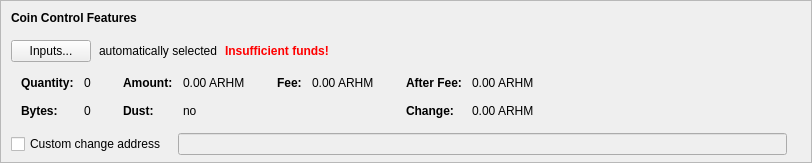
    <widget class="QFrame" name="frameCoinControl">
     <property name="sizePolicy">
      <sizepolicy hsizetype="Expanding" vsizetype="Expanding">
       <horstretch>0</horstretch>
       <verstretch>0</verstretch>
      </sizepolicy>
     </property>
     <property name="maximumSize">
      <size>
       <width>16777215</width>
       <height>16777215</height>
      </size>
     </property>
     <property name="frameShape">
      <enum>QFrame::StyledPanel</enum>
     </property>
     <property name="frameShadow">
      <enum>QFrame::Sunken</enum>
     </property>
     <layout class="QVBoxLayout" name="verticalLayoutCoinControl2">
      <property name="spacing">
       <number>0</number>
      </property>
      <property name="leftMargin">
       <number>0</number>
      </property>
      <property name="topMargin">
       <number>0</number>
      </property>
      <property name="rightMargin">
       <number>0</number>
      </property>
      <property name="bottomMargin">
       <number>6</number>
      </property>
      <item>
       <layout class="QVBoxLayout" name="verticalLayoutCoinControl" stretch="0,0,0,0,1">
        <property name="spacing">
         <number>0</number>
        </property>
        <property name="leftMargin">
         <number>10</number>
        </property>
        <property name="topMargin">
         <number>10</number>
        </property>
        <item>
         <layout class="QHBoxLayout" name="horizontalLayoutCoinControl1">
          <property name="bottomMargin">
           <number>15</number>
          </property>
          <item>
           <widget class="QLabel" name="labelCoinControlFeatures">
            <property name="sizePolicy">
             <sizepolicy hsizetype="Preferred" vsizetype="Maximum">
              <horstretch>0</horstretch>
              <verstretch>0</verstretch>
             </sizepolicy>
            </property>
            <property name="font">
             <font>
              <weight>75</weight>
              <bold>true</bold>
             </font>
            </property>
            <property name="styleSheet">
             <string notr="true">font-weight:bold;</string>
            </property>
            <property name="text">
             <string>Coin Control Features</string>
            </property>
           </widget>
          </item>
         </layout>
        </item>
        <item>
         <layout class="QHBoxLayout" name="horizontalLayoutCoinControl2" stretch="0,0,0,0">
          <property name="spacing">
           <number>8</number>
          </property>
          <property name="bottomMargin">
           <number>10</number>
          </property>
          <item>
           <widget class="QPushButton" name="pushButtonCoinControl">
            <property name="styleSheet">
             <string notr="true"/>
            </property>
            <property name="text">
             <string>Inputs...</string>
            </property>
            <property name="autoDefault">
             <bool>false</bool>
            </property>
           </widget>
          </item>
          <item>
           <widget class="QLabel" name="labelCoinControlAutomaticallySelected">
            <property name="text">
             <string>automatically selected</string>
            </property>
            <property name="margin">
             <number>5</number>
            </property>
           </widget>
          </item>
          <item>
           <widget class="QLabel" name="labelCoinControlInsuffFunds">
            <property name="font">
             <font>
              <weight>75</weight>
              <bold>true</bold>
             </font>
            </property>
            <property name="styleSheet">
             <string notr="true">color:red;font-weight:bold;</string>
            </property>
            <property name="text">
             <string>Insufficient funds!</string>
            </property>
            <property name="margin">
             <number>5</number>
            </property>
           </widget>
          </item>
          <item>
           <spacer name="horizontalSpacerCoinControl">
            <property name="orientation">
             <enum>Qt::Horizontal</enum>
            </property>
            <property name="sizeHint" stdset="0">
             <size>
              <width>40</width>
              <height>1</height>
             </size>
            </property>
           </spacer>
          </item>
         </layout>
        </item>
        <item>
         <widget class="QWidget" name="widgetCoinControl" native="true">
          <property name="sizePolicy">
           <sizepolicy hsizetype="Preferred" vsizetype="Preferred">
            <horstretch>0</horstretch>
            <verstretch>0</verstretch>
           </sizepolicy>
          </property>
          <property name="minimumSize">
           <size>
            <width>0</width>
            <height>0</height>
           </size>
          </property>
          <property name="styleSheet">
           <string notr="true"/>
          </property>
          <layout class="QHBoxLayout" name="horizontalLayoutCoinControl5">
           <property name="leftMargin">
            <number>0</number>
           </property>
           <property name="topMargin">
            <number>0</number>
           </property>
           <property name="rightMargin">
            <number>0</number>
           </property>
           <property name="bottomMargin">
            <number>0</number>
           </property>
           <item>
            <layout class="QHBoxLayout" name="horizontalLayoutCoinControl3" stretch="0,0,0,1">
             <property name="spacing">
              <number>20</number>
             </property>
             <property name="topMargin">
              <number>0</number>
             </property>
             <property name="bottomMargin">
              <number>10</number>
             </property>
             <item>
              <layout class="QFormLayout" name="formLayoutCoinControl1">
               <property name="horizontalSpacing">
                <number>10</number>
               </property>
               <property name="verticalSpacing">
                <number>14</number>
               </property>
               <property name="leftMargin">
                <number>10</number>
               </property>
               <property name="topMargin">
                <number>4</number>
               </property>
               <property name="rightMargin">
                <number>6</number>
               </property>
               <item row="0" column="0">
                <widget class="QLabel" name="labelCoinControlQuantityText">
                 <property name="font">
                  <font>
                   <weight>75</weight>
                   <bold>true</bold>
                  </font>
                 </property>
                 <property name="text">
                  <string>Quantity:</string>
                 </property>
                 <property name="margin">
                  <number>0</number>
                 </property>
                </widget>
               </item>
               <item row="0" column="1">
                <widget class="QLabel" name="labelCoinControlQuantity">
                 <property name="cursor">
                  <cursorShape>IBeamCursor</cursorShape>
                 </property>
                 <property name="contextMenuPolicy">
                  <enum>Qt::ActionsContextMenu</enum>
                 </property>
                 <property name="text">
                  <string notr="true">0</string>
                 </property>
                 <property name="margin">
                  <number>0</number>
                 </property>
                 <property name="textInteractionFlags">
                  <set>Qt::LinksAccessibleByMouse|Qt::TextSelectableByKeyboard|Qt::TextSelectableByMouse</set>
                 </property>
                </widget>
               </item>
               <item row="1" column="0">
                <widget class="QLabel" name="labelCoinControlBytesText">
                 <property name="font">
                  <font>
                   <weight>75</weight>
                   <bold>true</bold>
                  </font>
                 </property>
                 <property name="text">
                  <string>Bytes:</string>
                 </property>
                </widget>
               </item>
               <item row="1" column="1">
                <widget class="QLabel" name="labelCoinControlBytes">
                 <property name="cursor">
                  <cursorShape>IBeamCursor</cursorShape>
                 </property>
                 <property name="contextMenuPolicy">
                  <enum>Qt::ActionsContextMenu</enum>
                 </property>
                 <property name="text">
                  <string notr="true">0</string>
                 </property>
                 <property name="textInteractionFlags">
                  <set>Qt::LinksAccessibleByMouse|Qt::TextSelectableByKeyboard|Qt::TextSelectableByMouse</set>
                 </property>
                </widget>
               </item>
              </layout>
             </item>
             <item>
              <layout class="QFormLayout" name="formLayoutCoinControl2">
               <property name="horizontalSpacing">
                <number>10</number>
               </property>
               <property name="verticalSpacing">
                <number>14</number>
               </property>
               <property name="leftMargin">
                <number>6</number>
               </property>
               <property name="topMargin">
                <number>4</number>
               </property>
               <property name="rightMargin">
                <number>6</number>
               </property>
               <item row="0" column="0">
                <widget class="QLabel" name="labelCoinControlAmountText">
                 <property name="font">
                  <font>
                   <weight>75</weight>
                   <bold>true</bold>
                  </font>
                 </property>
                 <property name="text">
                  <string>Amount:</string>
                 </property>
                 <property name="margin">
                  <number>0</number>
                 </property>
                </widget>
               </item>
               <item row="0" column="1">
                <widget class="QLabel" name="labelCoinControlAmount">
                 <property name="cursor">
                  <cursorShape>IBeamCursor</cursorShape>
                 </property>
                 <property name="contextMenuPolicy">
                  <enum>Qt::ActionsContextMenu</enum>
                 </property>
                 <property name="text">
                  <string notr="true">0.00 ARHM</string>
                 </property>
                 <property name="textInteractionFlags">
                  <set>Qt::LinksAccessibleByMouse|Qt::TextSelectableByKeyboard|Qt::TextSelectableByMouse</set>
                 </property>
                </widget>
               </item>
               <item row="1" column="0">
                <widget class="QLabel" name="labelCoinControlLowOutputText">
                 <property name="font">
                  <font>
                   <weight>75</weight>
                   <bold>true</bold>
                  </font>
                 </property>
                 <property name="text">
                  <string>Dust:</string>
                 </property>
                </widget>
               </item>
               <item row="1" column="1">
                <widget class="QLabel" name="labelCoinControlLowOutput">
                 <property name="cursor">
                  <cursorShape>IBeamCursor</cursorShape>
                 </property>
                 <property name="contextMenuPolicy">
                  <enum>Qt::ActionsContextMenu</enum>
                 </property>
                 <property name="text">
                  <string notr="true">no</string>
                 </property>
                 <property name="textInteractionFlags">
                  <set>Qt::LinksAccessibleByMouse|Qt::TextSelectableByKeyboard|Qt::TextSelectableByMouse</set>
                 </property>
                </widget>
               </item>
              </layout>
             </item>
             <item>
              <layout class="QFormLayout" name="formLayoutCoinControl3">
               <property name="horizontalSpacing">
                <number>10</number>
               </property>
               <property name="verticalSpacing">
                <number>14</number>
               </property>
               <property name="leftMargin">
                <number>6</number>
               </property>
               <property name="topMargin">
                <number>4</number>
               </property>
               <property name="rightMargin">
                <number>6</number>
               </property>
               <item row="0" column="0">
                <widget class="QLabel" name="labelCoinControlFeeText">
                 <property name="font">
                  <font>
                   <weight>75</weight>
                   <bold>true</bold>
                  </font>
                 </property>
                 <property name="text">
                  <string>Fee:</string>
                 </property>
                 <property name="margin">
                  <number>0</number>
                 </property>
                </widget>
               </item>
               <item row="0" column="1">
                <widget class="QLabel" name="labelCoinControlFee">
                 <property name="cursor">
                  <cursorShape>IBeamCursor</cursorShape>
                 </property>
                 <property name="contextMenuPolicy">
                  <enum>Qt::ActionsContextMenu</enum>
                 </property>
                 <property name="text">
                  <string notr="true">0.00 ARHM</string>
                 </property>
                 <property name="textInteractionFlags">
                  <set>Qt::LinksAccessibleByMouse|Qt::TextSelectableByKeyboard|Qt::TextSelectableByMouse</set>
                 </property>
                </widget>
               </item>
             </layout>
             </item>
             <item>
              <layout class="QFormLayout" name="formLayoutCoinControl4">
               <property name="horizontalSpacing">
                <number>10</number>
               </property>
               <property name="verticalSpacing">
                <number>14</number>
               </property>
               <property name="leftMargin">
                <number>6</number>
               </property>
               <property name="topMargin">
                <number>4</number>
               </property>
               <property name="rightMargin">
                <number>6</number>
               </property>
               <item row="0" column="0">
                <widget class="QLabel" name="labelCoinControlAfterFeeText">
                 <property name="font">
                  <font>
                   <weight>75</weight>
                   <bold>true</bold>
                  </font>
                 </property>
                 <property name="text">
                  <string>After Fee:</string>
                 </property>
                 <property name="margin">
                  <number>0</number>
                 </property>
                </widget>
               </item>
               <item row="0" column="1">
                <widget class="QLabel" name="labelCoinControlAfterFee">
                 <property name="cursor">
                  <cursorShape>IBeamCursor</cursorShape>
                 </property>
                 <property name="contextMenuPolicy">
                  <enum>Qt::ActionsContextMenu</enum>
                 </property>
                 <property name="text">
                  <string notr="true">0.00 ARHM</string>
                 </property>
                 <property name="textInteractionFlags">
                  <set>Qt::LinksAccessibleByMouse|Qt::TextSelectableByKeyboard|Qt::TextSelectableByMouse</set>
                 </property>
                </widget>
               </item>
               <item row="1" column="0">
                <widget class="QLabel" name="labelCoinControlChangeText">
                 <property name="font">
                  <font>
                   <weight>75</weight>
                   <bold>true</bold>
                  </font>
                 </property>
                 <property name="text">
                  <string>Change:</string>
                 </property>
                </widget>
               </item>
               <item row="1" column="1">
                <widget class="QLabel" name="labelCoinControlChange">
                 <property name="cursor">
                  <cursorShape>IBeamCursor</cursorShape>
                 </property>
                 <property name="contextMenuPolicy">
                  <enum>Qt::ActionsContextMenu</enum>
                 </property>
                 <property name="text">
                  <string notr="true">0.00 ARHM</string>
                 </property>
                 <property name="textInteractionFlags">
                  <set>Qt::LinksAccessibleByMouse|Qt::TextSelectableByKeyboard|Qt::TextSelectableByMouse</set>
                 </property>
                </widget>
               </item>
              </layout>
             </item>
            </layout>
           </item>
          </layout>
         </widget>
        </item>
        <item>
         <layout class="QHBoxLayout" name="horizontalLayoutCoinControl4" stretch="0,0,0">
          <property name="spacing">
           <number>12</number>
          </property>
          <property name="sizeConstraint">
           <enum>QLayout::SetDefaultConstraint</enum>
          </property>
          <property name="topMargin">
           <number>5</number>
          </property>
          <property name="rightMargin">
           <number>5</number>
          </property>
          <item>
           <widget class="QCheckBox" name="checkBoxCoinControlChange">
            <property name="toolTip">
             <string>If this is activated, but the change address is empty or invalid, change will be sent to a newly generated address.</string>
            </property>
            <property name="text">
             <string>Custom change address</string>
            </property>
           </widget>
          </item>
          <item>
           <widget class="QValidatedLineEdit" name="lineEditCoinControlChange">
            <property name="enabled">
             <bool>false</bool>
            </property>
            <property name="sizePolicy">
             <sizepolicy hsizetype="Expanding" vsizetype="Fixed">
              <horstretch>0</horstretch>
              <verstretch>0</verstretch>
             </sizepolicy>
            </property>
           </widget>
          </item>
          <item>
           <widget class="QLabel" name="labelCoinControlChangeLabel">
            <property name="sizePolicy">
             <sizepolicy hsizetype="Preferred" vsizetype="Expanding">
              <horstretch>0</horstretch>
              <verstretch>0</verstretch>
             </sizepolicy>
            </property>
            <property name="minimumSize">
             <size>
              <width>0</width>
              <height>0</height>
             </size>
            </property>
            <property name="text">
             <string/>
            </property>
            <property name="margin">
             <number>3</number>
            </property>
           </widget>
          </item>
         </layout>
        </item>
        <item>
         <spacer name="verticalSpacerCoinControl">
          <property name="orientation">
           <enum>Qt::Vertical</enum>
          </property>
          <property name="sizeHint" stdset="0">
           <size>
            <width>800</width>
            <height>1</height>
           </size>
          </property>
         </spacer>
        </item>
       </layout>
      </item>
     </layout>
    </widget>
